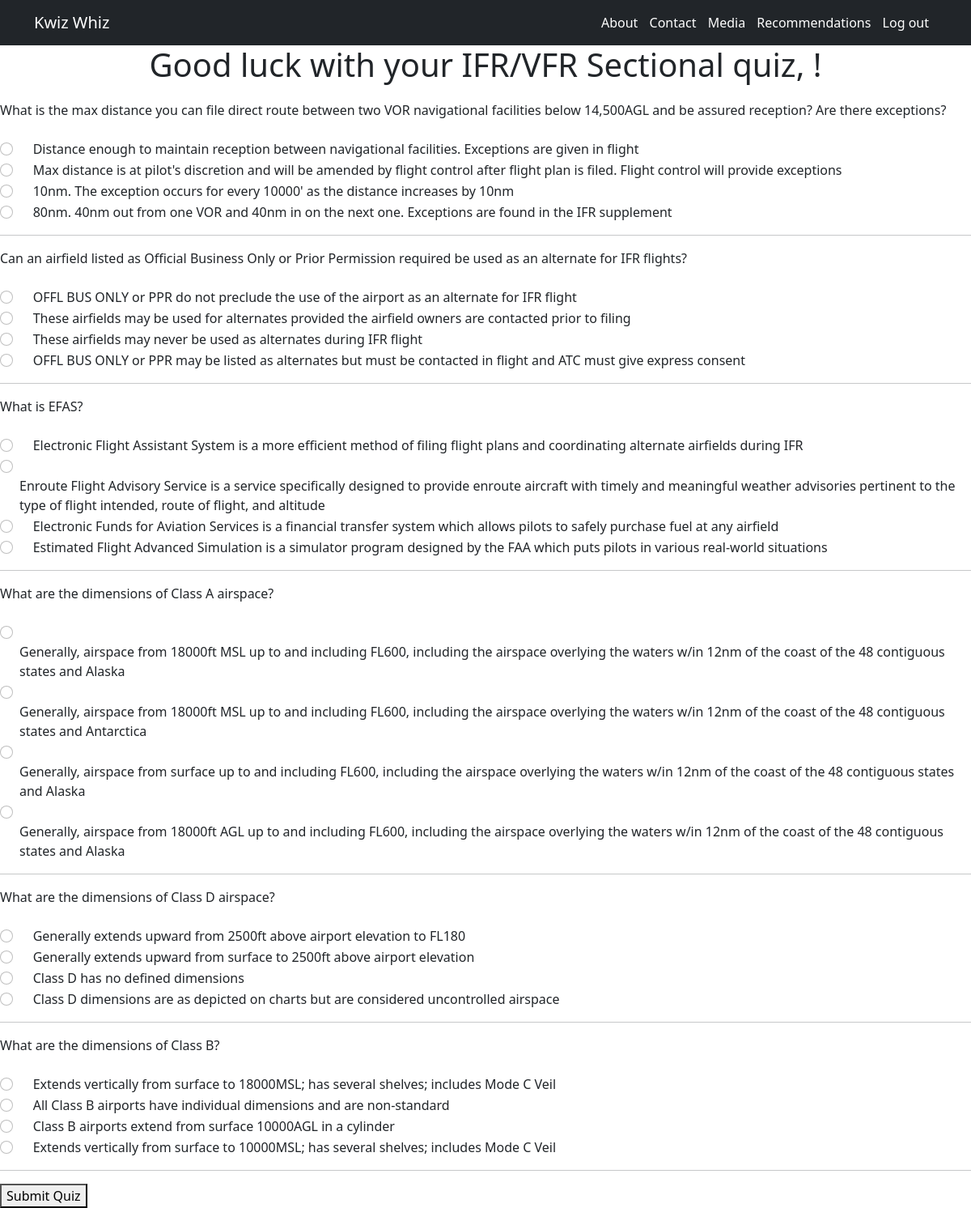
Before: /takequiz/2 with the older database file.
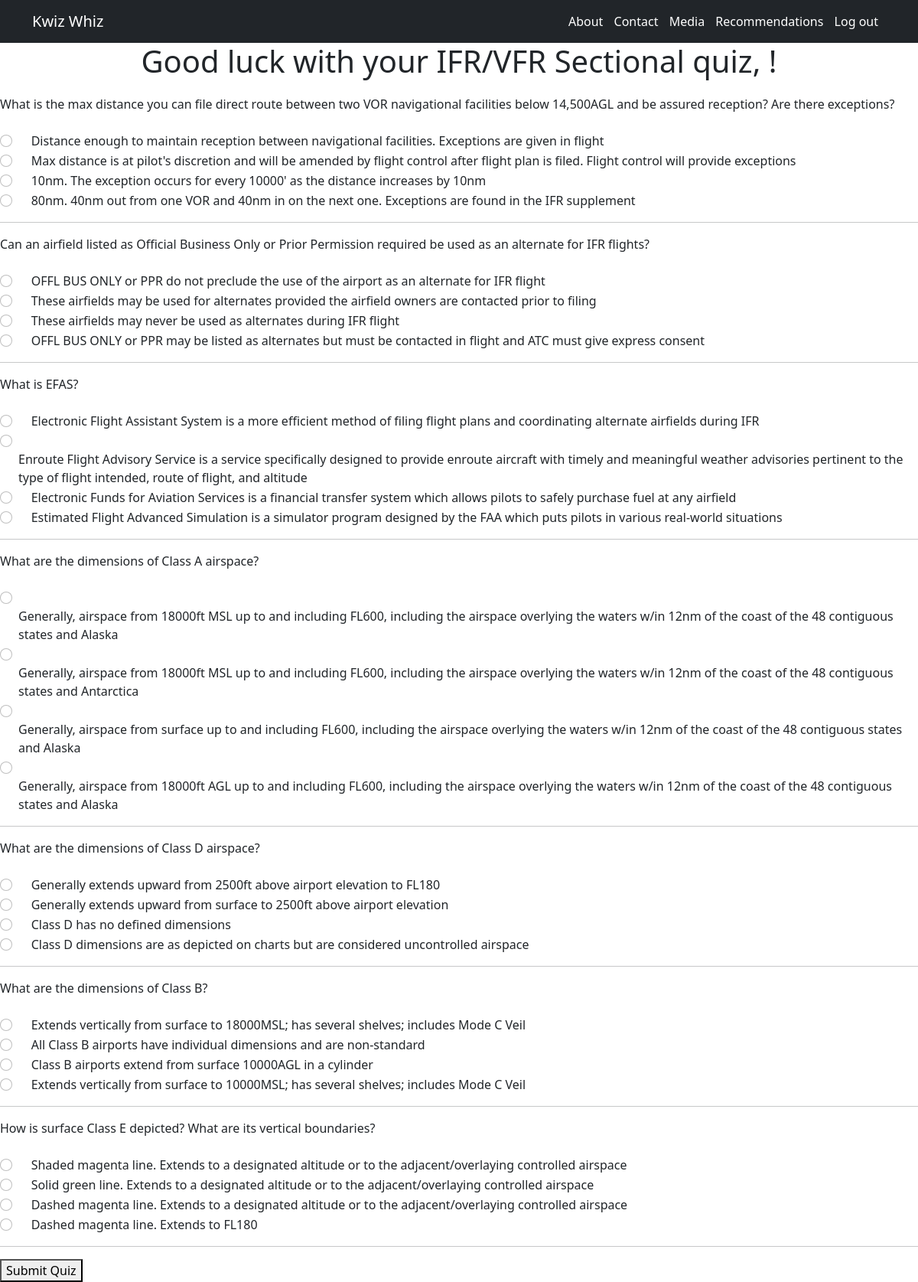
After: the same page with the newer database file.
### kwizwhiz_app/models.py (models this page shows, shortened)
class Question(models.Model):
    class Meta:
        ordering = ['quiz']
    quiz = models.ForeignKey(Quiz, related_name='questions', on_delete=models.CASCADE)
    title = models.CharField(max_length=255)

class Answer(models.Model):
    question = models.ForeignKey(Question, related_name='answers', on_delete=models.CASCADE)
    answer_text = models.CharField(max_length=255)
    is_right = models.BooleanField(default=False)

### kwizwhiz_app/views.py (the view)
# urls.py: path('takequiz/<int:quiz_id>', views.takequiz),
def takequiz(request, quiz_id):
    quiz = Quiz.objects.get(id = quiz_id)
    questions = Question.objects.all()
    answers = Answer.objects.all()
    context = {
        "answers": answers,
        "questions": questions,
        "quiz": quiz
    }
    return render(request, "takequiz.html", context)

### kwizwhiz_app/templates/takequiz.html (shortened to what this page needs)
<!DOCTYPE html>
<html lang="en">
<head>
    <link href="https://cdn.jsdelivr.net/npm/bootstrap@5.0.2/dist/css/bootstrap.min.css" rel="stylesheet">
    {% load static %}
    <link rel="stylesheet" href="{% static 'css/index.css' %}">
</head>
<body>
    <nav class="navbar navbar-expand-lg navbar-dark bg-dark">
        <div class="container">
        <a class="navbar-brand" href="/">Kwiz Whiz</a>
            <span class="navbar-text">
                <span class="navbar-text">
                    <a href="/about">About</a>
                    <a href="/contact">Contact</a>
                    <a href="/media">Media</a>
                    <a href="/recommend">Recommendations</a>
                    <a href="/logout">Log out</a>
                </span>
            </span>
        </div>
    </nav>
    <h1>Good luck with your {{quiz.title}} quiz, {{request.session.name}}!</h1>
    <div>
        <div>
            <form method="POST" action="/processquiz/{{quiz.id}}">
            {% for question in quiz.questions.all %}
            <div><label for="question">{{question.title}}</label></div>
            <br>
                {% for answer in question.answers.all %}
                <div class="form-check">
                  <input class="form-check-input" type="radio" id="html" name="answer-{{question.id}}" value="{{answer.answer_text}}">
                   <label class="form-check-label" for="html">{{answer.answer_text}}</label>
                </div>
                {% endfor %}
            <hr>
            {% endfor %}
            <button type="submit">Submit Quiz</button>
            </form>
        </div>
    </div>
</body>
</html>

Changed rows visible on the page:
added Question: title "How is surface Class E depicted? What are its vertical boundaries?"
added Answer: answer_text "Shaded magenta line. Extends to a designated altitude or to the adjacent/overlaying controlled airspace", shown under "How is surface Class E depicted? What are its vertical boundaries?"
added Answer: answer_text "Solid green line. Extends to a designated altitude or to the adjacent/overlaying controlled airspace", shown under "How is surface Class E depicted? What are its vertical boundaries?"
added Answer: answer_text "Dashed magenta line. Extends to a designated altitude or to the adjacent/overlaying controlled airspace", shown under "How is surface Class E depicted? What are its vertical boundaries?"
added Answer: answer_text "Dashed magenta line. Extends to FL180", shown under "How is surface Class E depicted? What are its vertical boundaries?"
